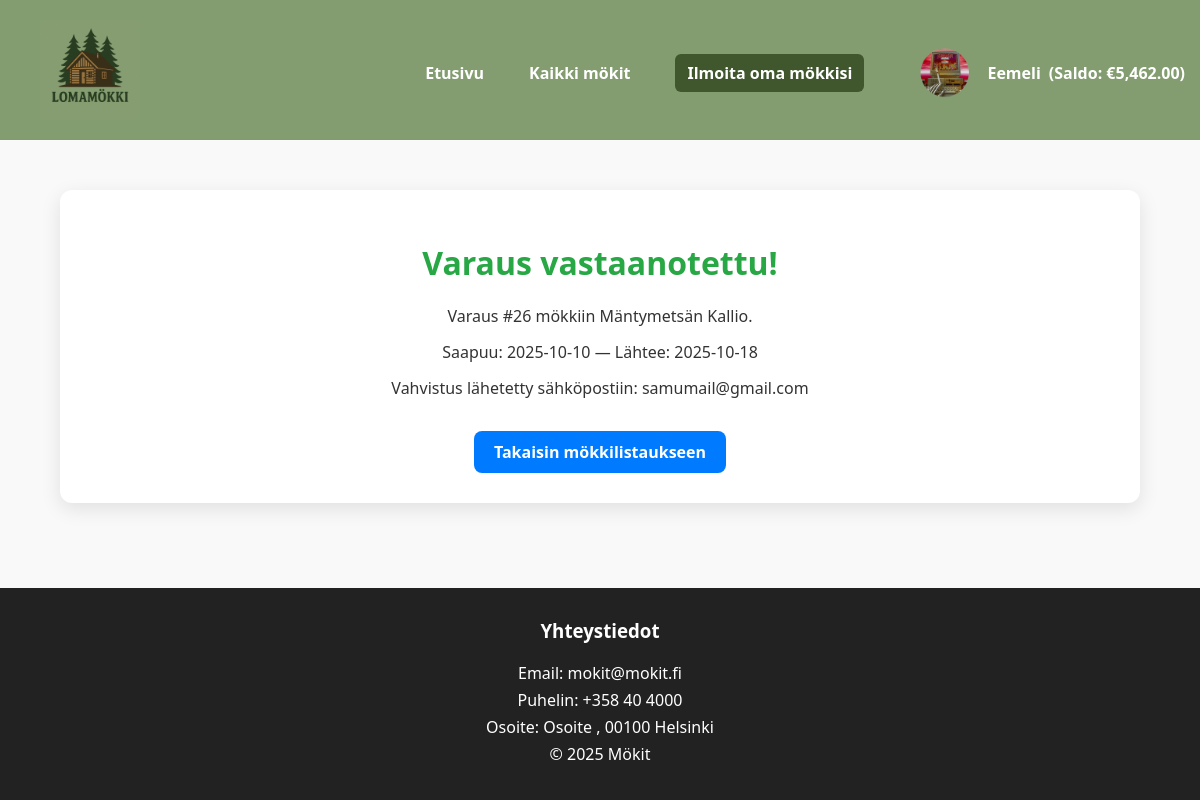
The app's page /booking_success.php?id=26 (signed in) with its own data.
### tables this page shows
CREATE TABLE `users` (
  `id` int(11) NOT NULL,
  `username` varchar(100) NOT NULL,
  `email` varchar(255) NOT NULL,
  `phone` varchar(30) NOT NULL,
  `profile_image` varchar(255) DEFAULT NULL,
  `password` varchar(255) NOT NULL,
  `created_at` timestamp NOT NULL DEFAULT current_timestamp(),
  `balance` decimal(10,2) DEFAULT 0.00,
  `role` enum('admin','user') NOT NULL DEFAULT 'user'
);

CREATE TABLE `bookings` (
  `id` int(11) NOT NULL,
  `customer_id` int(11) DEFAULT NULL,
  `cabin_id` int(11) NOT NULL,
  `customer_name` varchar(150) NOT NULL,
  `customer_email` varchar(150) NOT NULL,
  `start_date` date NOT NULL,
  `end_date` date NOT NULL,
  `guests` int(11) NOT NULL,
  `created_at` timestamp NOT NULL DEFAULT current_timestamp(),
  `paid` decimal(10,2) DEFAULT 0.00,
  `status` enum('pending','paid','cancelled') DEFAULT 'pending',
  `user_id` int(11) DEFAULT NULL,
  `admin_id` int(11) DEFAULT NULL
);

CREATE TABLE `cabins` (
  `id` int(11) NOT NULL,
  `owner_id` int(11) NOT NULL,
  `name` varchar(100) NOT NULL,
  `description` text DEFAULT NULL,
  `price_per_night` decimal(8,2) NOT NULL,
  `max_guests` int(11) NOT NULL DEFAULT 4,
  `image` varchar(255) DEFAULT NULL,
  `location` varchar(100) DEFAULT '',
  `user_id` int(11) DEFAULT NULL,
  `availability` tinyint(1) DEFAULT 1
);

### booking_success.php (the view, shortened to what this page needs)
<?php
require 'config.php';
include 'header.php';
$id = (int)($_GET['id'] ?? 0);
$stmt = $pdo->prepare('SELECT b.*, c.name as cabin_name FROM bookings b JOIN cabins c ON b.cabin_id = c.id WHERE b.id = ?');
$stmt->execute([$id]);
$booking = $stmt->fetch();
?>
<!doctype html>
<html lang="fi">
<head>
  <link rel="stylesheet" href="style.css">
</head>
<body>
<main class="container">
  <div class="success-card">
    <h1>Varaus vastaanotettu!</h1>
    <p>Varaus #<?=htmlspecialchars($booking['id'])?> mökkiin <?=htmlspecialchars($booking['cabin_name'])?>.</p>
    <p>Saapuu: <?=htmlspecialchars($booking['start_date'])?> — Lähtee: <?=htmlspecialchars($booking['end_date'])?></p>
    <p>Vahvistus lähetetty sähköpostiin: <?=htmlspecialchars($booking['customer_email'])?></p>
    <a href="index.php">Takaisin mökkilistaukseen</a>
  </div>
</main>
</html>
<?php include 'footer.php'; ?>

### header.php (shortened to what this page needs)
<?php
require 'config.php';
$user = null;
if (isset($_SESSION['user_id'])) {
    $stmt = $pdo->prepare("SELECT * FROM users WHERE id = ?");
    $stmt->execute([$_SESSION['user_id']]);
    $user = $stmt->fetch();
    $user_balance = $user['balance'] ?? 0;
}
?>
<header>
  <div class="header-flex" style="display:flex;justify-content:space-between;align-items:center;padding:20px 0;">
<a href="index.php"><img src="images/logo.png" width="100" alt="Lomamökki logo" style="margin-left:40px;"></a>
    <nav style="display:flex;align-items:center;gap:15px;">
      <a href="index.php" style="color:#fff;text-decoration:none;font-weight:600;">Etusivu</a>
      <a href="all_cabins.php" style="color:#fff;text-decoration:none;font-weight:600;">Kaikki mökit</a>
      <a href="<?= isset($_SESSION['user_id']) ? 'add_cabin.php' : 'login.php'; ?>" class="btn" style="color:#fff;background:#40572e;padding:8px 12px;border-radius:6px;">Ilmoita oma mökkisi</a>
      <?php if ($user): ?>
      <div class="profile-dropdown" style="position:relative;">
        <a href="#" style="display:flex;align-items:center;color:#fff;text-decoration:none;">
          <img src="<?=htmlspecialchars($user['profile_image'] ?? 'default-avatar.png')?>" alt="Profiili" class="profile-pic" style="width:70px;height:70px;border-radius:50%;object-fit:cover;margin-right:8px;">
          <?=htmlspecialchars($user['username'])?>
          <span style="margin-left:8px;font-weight:600;">(Saldo: €<?=number_format($user_balance, 2)?>)</span>
        </a>
      </div>
      <?php else: ?>
        <a href="login.php" style="color:#fff;text-decoration:none;font-weight:600;">Kirjaudu / Rekisteröidy</a>
      <?php endif; ?>
    </nav>
  </div>
</header>

### style.css (style rules this page uses)
body { font-family: 'Segoe UI', Tahoma, Geneva, Verdana, sans-serif; margin: 0; color: #333; background-color: #f9f9f9; display: flex; flex-direction: column; min-height: 100vh; }
.container { width: 90%; max-width: 1300px; margin: auto; }
header { background-color: #849D70; color: #fff; padding: 5x 0; margin-bottom: auto; text-align: center; }
header nav { margin-top: 5px; }
header nav a { color: #fff; margin: 0 15px; text-decoration: none; font-weight: 600; transition: color 0.2s; }
.card, .success-card, .cabin-card { background-color: #fff; border-radius: 12px; padding: 16px; box-shadow: 0 4px 12px rgba(0,0,0,0.08); transition: transform 0.2s, box-shadow 0.2s; overflow: hidden; box-sizing: border-box; }
.btn { background-color: #40572e; color: white; padding: 10px 16px; text-align: center; border-radius: 6px; text-decoration: none; font-weight: bold; transition: background-color 0.3s ease; }
.success-card { background: #fff; border-radius: 12px; box-shadow: 0 6px 20px rgba(0,0,0,0.1); padding: 30px; margin: 40px 0; text-align: center; }
.success-card h1 { color: #28a745; margin-bottom: 20px; }
.success-card p { margin: 10px 0; line-height: 1.6; }
.success-card a { display: inline-block; margin-top: 20px; padding: 10px 20px; border-radius: 8px; background-color: #007bff; color: #fff; font-weight: 600; text-decoration: none; transition: background-color 0.2s, transform 0.2s; }
.profile-dropdown { position: relative; display: inline-block; }
.profile-pic { width: 135px; height: 135px; border-radius: 50%; object-fit: cover; margin-right: 8px; }

### records on screen
users: profile_image (picture), username "Eemeli", balance "5,462.00"
bookings: id "26", cabin.name "Mäntymetsän Kallio", start_date "2025-10-10", end_date "2025-10-18", customer_email "samumail@gmail.com"
